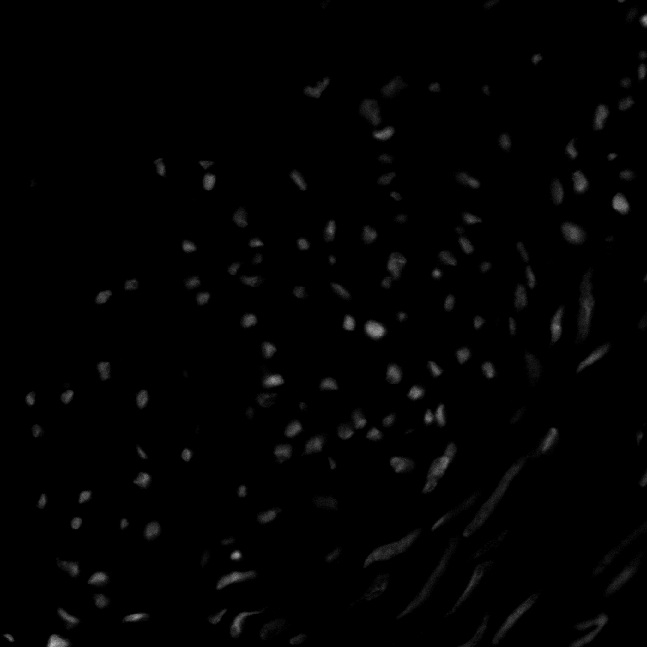
#> input picture Lab03 - histogram/im_cells.png, 647 x 647 px
$ jupyter execute Lab_03.ipynb
#> lines starting #> are read from the running program, lines starting #| are printed output that depends on the picture
[cell 1]
import cv2
import matplotlib.pyplot as plt
import math
import numpy as np

Prática de Histogramas

a) Produza a imagem ‘negativa’ do arquivo ‘im_cells.png’

b) Com a imagem negativa, produza a imagem original novamente.

c) Mostre lado a lado a imagem original e a negativa. Em qual deles os objetos presentes na imagem são melhor percebidos? Justifique.

d) Aplique a imagem uma função logarítmica.

[cell 2]
imagem_original = cv2.imread("im_cells.png");
#> imagem_original is the input picture: shape (647, 647, 3); min 0, max 188, mean 2.4

imagem_negativa = 255 - imagem_original
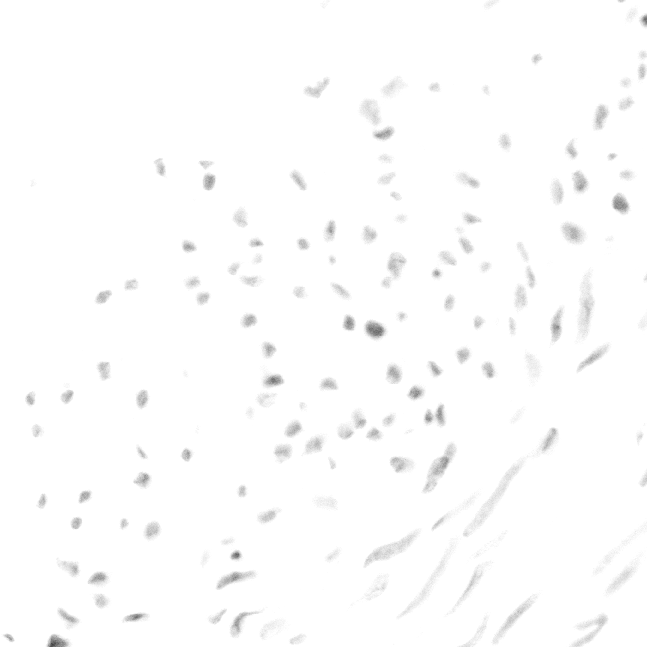
#> imagem_negativa: shape (647, 647, 3); min 67, max 255, mean 252.6

original_novamente = 255 - imagem_negativa

[cell 3]
#imagem original
plt.figure(figsize=(12, 5))
plt.subplot(131)
plt.imshow(imagem_original, cmap='gray')
plt.title('Imagem Original')
plt.axis('off')

#imagem negativa
plt.subplot(132)
plt.imshow(imagem_negativa, cmap='gray')
plt.title('Imagem Negativa')
plt.axis('off')


plt.show()
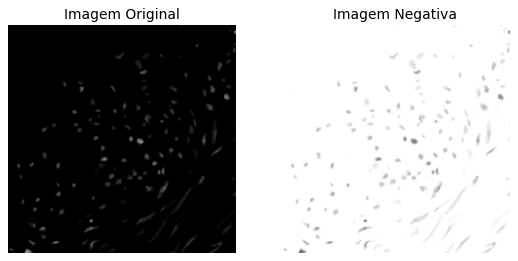
#> figure drawn by matplotlib, 2 panels

[cell 4]
c = 255 / math.log(1 + np.max(imagem_original))
#> c = 48.65

#função logarítmica
imagem_logaritmica = c * (np.log(imagem_original + 1))
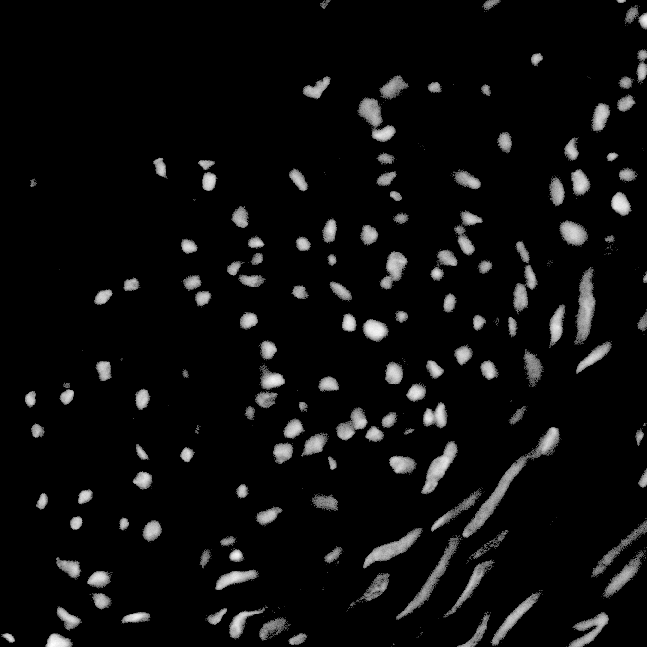
#> imagem_logaritmica: shape (647, 647, 3) float16; min 0, max 255.1, mean 13.2; drawn with min black and max white

imagem_logaritmica = np.uint8(imagem_logaritmica)

plt.imshow(imagem_logaritmica);

a)Abra a imagem 'pout.tif' e mostre seu histograma.

b)Equalize a imagem anterior e mostre novamente seu histograma.

c)Mostra a curva de transformação (consulte https://www.mathworks.com/help/images/histogram-equalization.html) (procurar função OpenCV)

[cell 5]
imagemp = cv2.imread('pout.tif', cv2.IMREAD_GRAYSCALE)
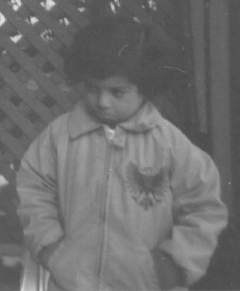
#> input picture Lab03 - histogram/pout.tif, 240 x 291 px
#> imagemp is the input picture: shape (291, 240); min 74, max 224, mean 110.3
plt.imshow(imagemp, cmap='gray',vmin=0, vmax=255)

[cell 6]
linha = imagemp.shape[0]
#> linha = 291
coluna = imagemp.shape[1]
#> coluna = 240

array = np.zeros(256, dtype=int)

def gerarHistograma(imagem):
    for i in range(linha):
        for j in range(coluna):
            nivel_intensidade = imagem[i, j]
            array[nivel_intensidade] += 1
#> after the loop, array = 256 values, max 3628 at index 82, min 0 at index 0, mean 272.8
    hist = list(range(256))
    return hist


hist1 = gerarHistograma(imagemp)
#> hist1 = 256 values from 0 to 255

plt.bar(hist1, array)
plt.show()
#> figure, not shown here; tallest bar 3628 high, from x = 81.6 to 82.4

[cell 7]
hist_original = plt.hist(imagemp)
hist_original
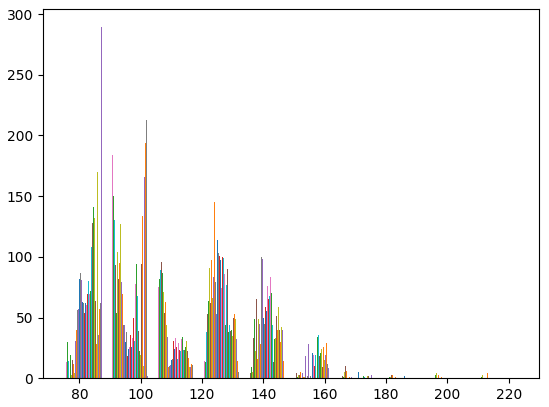
#> figure drawn by matplotlib, 1 panel; tallest bar 176 high, from x = 90.5 to 90.55; tallest bar 186 high, from x = 90.55 to 90.6; tallest bar 180 high, from x = 90.6 to 90.65

[cell 8]
def equalizarImagem(imagem):
    hist_original, bins_original = np.histogram(imagem.flatten(), 256, [0, 256])
#> hist_original has the same summary as array in gerarHistograma; bins_original = 257 values from 0 to 256
    probabilidade = hist_original / np.sum(hist_original)
#> probabilidade = 256 values, max 0.0519 at index 82, min 0 at index 0, mean 0.00391
    cdf = np.cumsum(probabilidade)
#> cdf = 256 values from 0 to 1
    nivel_cinza_equalizado = np.round(cdf * 255).astype(np.uint8)
#> nivel_cinza_equalizado = 256 values from 0 to 255
    img_equalizada = nivel_cinza_equalizado[imagem]
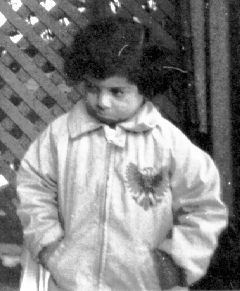
#> img_equalizada: shape (291, 240); min 0, max 255, mean 130.4
    return img_equalizada


imagem_equalizada = equalizarImagem(imagemp)

plt.imshow(imagem_equalizada, cmap='gray')

[cell 9]
hist_equalizada = gerarHistograma(imagem_equalizada)
#> hist_equalizada = 256 values from 0 to 255

plt.bar(hist_equalizada, array)
plt.show()
#> figure, not shown here; tallest bar 4806 high, from x = 82.6 to 83.4

[cell 10]
hist_eq = plt.hist(imagem_equalizada)
hist_eq
#> figure, not shown here; tallest bar 83 high, from x = 104.6 to 104.7; tallest bar 89 high, from x = 104.7 to 104.8

[cell 11]
plt.subplot(2, 2, 1)
plt.imshow(imagemp, cmap='gray')
plt.title('Imagem Original')

plt.subplot(2, 2, 2)
plt.bar(hist1, array)
plt.show()
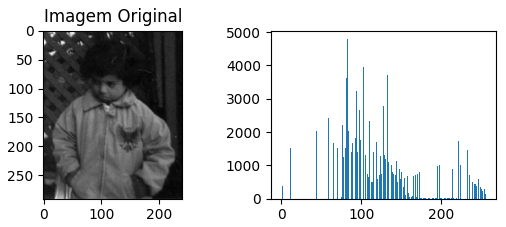
#> figure drawn by matplotlib, 2 panels; panel 2: tallest bar 4806 high, from x = 82.6 to 83.4

plt.subplot(2, 2, 3)
plt.imshow(imagem_equalizada, cmap='gray')
plt.title('Imagem Equalizada')

plt.subplot(2, 2, 4)
plt.bar(hist_equalizada, array)
plt.show()
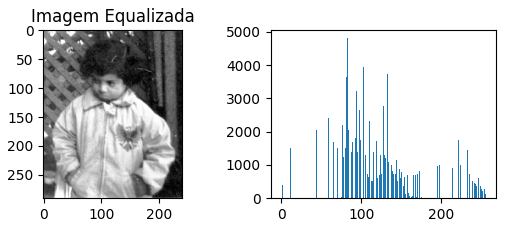
#> figure drawn by matplotlib, 2 panels; panel 2: tallest bar 4806 high, from x = 82.6 to 83.4

[cell 12]
valoresRange = list(range(256))
hist_original, bins_original = np.histogram(imagemp.flatten(), 256, [0, 256])
#> hist_original has the same summary as array in gerarHistograma; bins_original = 257 values from 0 to 256
probabilidade = hist_original / np.sum(hist_original)
cdf = np.cumsum(probabilidade)
#> cdf = 256 values from 0 to 1


hist_equa, bins_equa = np.histogram(imagem_equalizada.flatten(), 256, [0, 256])
#> hist_equa = 256 values, max 3628 at index 25, min 0 at index 1, mean 272.8; bins_equa = 257 values from 0 to 256
probab = hist_equa / np.sum(hist_equa)
#> probab = 256 values, max 0.0519 at index 25, min 0 at index 1, mean 0.00391
cdfe = np.cumsum(probab)
#> cdfe = 256 values from 0.000573 to 1


plt.plot(valoresRange, cdf, color='b', label='Original')
plt.plot(valoresRange, cdfe, color='r', label='Equalizada')
plt.title('CDF - Curva de transformação')
plt.legend()

plt.show()
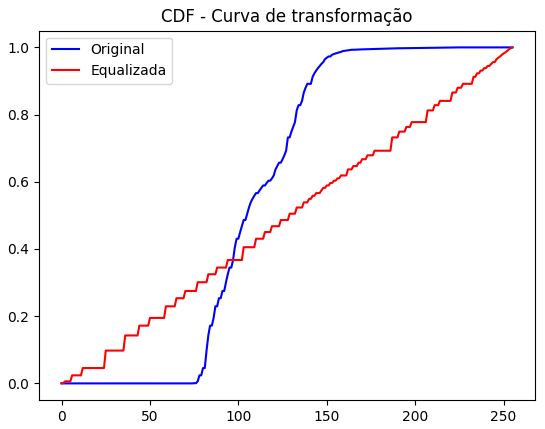
#> figure drawn by matplotlib, 1 panel; curve peaks at x = 224, y = 1; curve peaks at x = 255, y = 1

a)Implemente o algoritmo de equalização de histograma e aplique a imagem ‘imcells.png’. Use o mínimos de laços for - tente realizar operações diretas com matrizes e vetores do numpy.

b)Aplique o mesmo algortimo 2x na mesma imagem e compare os resultados

[cell 13]
imcells22 = cv2.imread('im_cells.png', cv2.IMREAD_GRAYSCALE)
#> imcells22: shape (647, 647); min 0, max 188, mean 2.4
imcells22_equalizada = equalizarImagem(imcells22)
#> in equalizarImagem (call 2), `hist_original, bins_original = np.histogram(imagem.flatten(), 256, [0,..`: hist_original = 256 values, max 378408 at index 0, min 0 at index 149, mean 1635.2
#> in equalizarImagem (call 2), `probabilidade = hist_original / np.sum(hist_original)`: probabilidade = 256 values, max 0.904 at index 0, min 0 at index 149, mean 0.00391
#> in equalizarImagem (call 2), `cdf = np.cumsum(probabilidade)`: cdf = 256 values from 0.904 to 1
#> in equalizarImagem (call 2), `nivel_cinza_equalizado = np.round(cdf * 255).astype(np.uint8)`: nivel_cinza_equalizado = 256 values from 231 to 255
#> in equalizarImagem (call 2), `img_equalizada = nivel_cinza_equalizado[imagem]`:
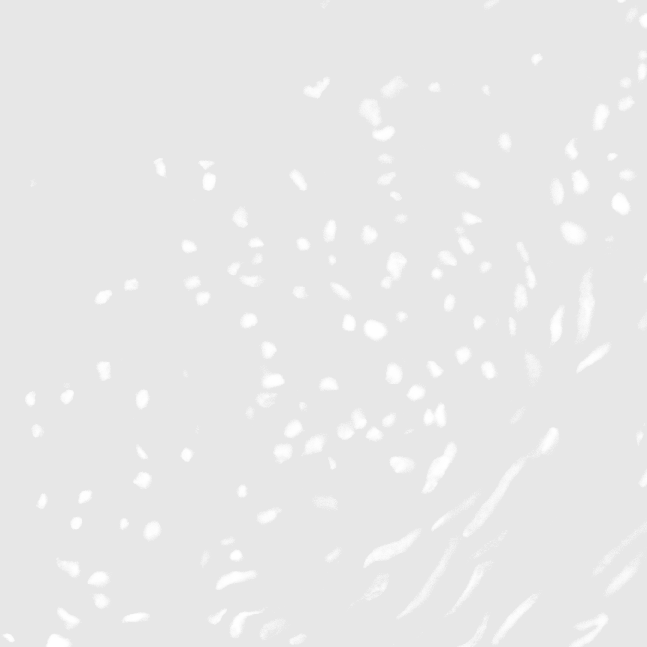
#> img_equalizada: shape (647, 647); min 231, max 255, mean 232.2

[cell 14]
plt.subplot(1, 2, 1)
plt.imshow(imcells22, cmap='gray')
plt.title('Imagem Original')

plt.subplot(1, 2, 2)
plt.imshow(imcells22_equalizada, cmap='gray')
plt.title('Imagem Equalizada')

plt.show()
